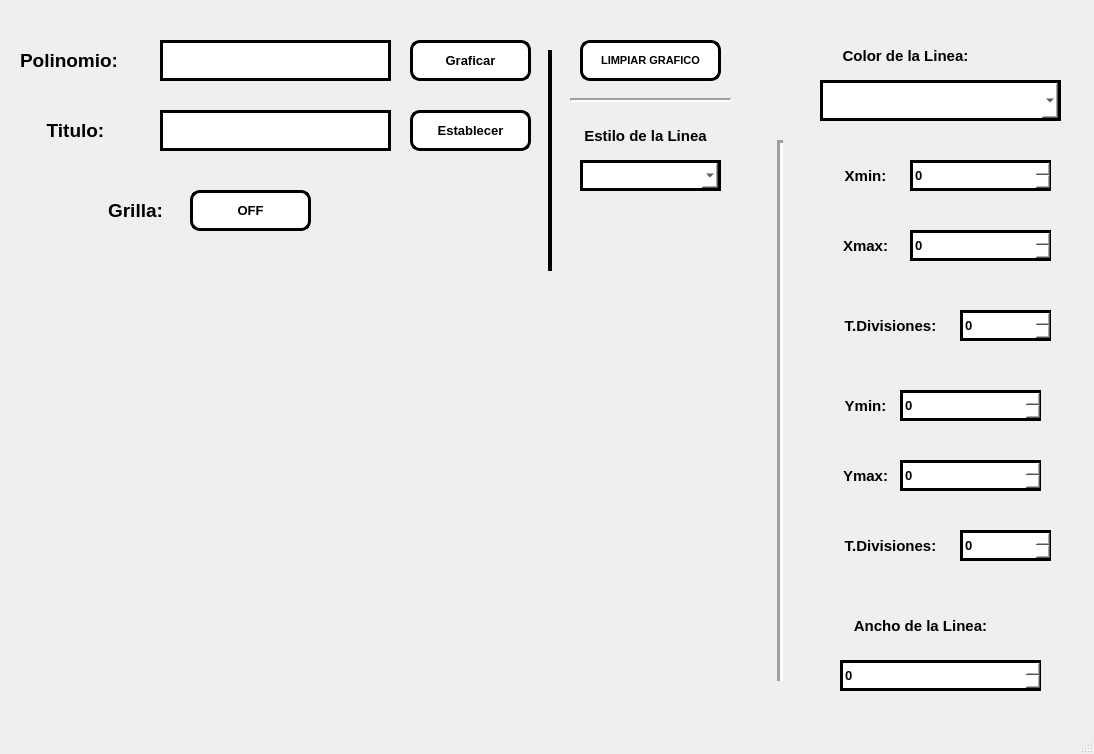
<?xml version="1.0" encoding="UTF-8"?>
<ui version="4.0">
 <class>MainWindow</class>
 <widget class="QMainWindow" name="MainWindow">
  <property name="geometry">
   <rect>
    <x>0</x>
    <y>0</y>
    <width>1094</width>
    <height>754</height>
   </rect>
  </property>
  <property name="windowTitle">
   <string>MainWindow</string>
  </property>
  <widget class="QWidget" name="centralwidget">
   <widget class="QWidget" name="verticalLayoutWidget">
    <property name="geometry">
     <rect>
      <x>40</x>
      <y>290</y>
      <width>681</width>
      <height>411</height>
     </rect>
    </property>
    <layout class="QVBoxLayout" name="verticalLayout"/>
   </widget>
   <widget class="QSpinBox" name="sp_Xmin">
    <property name="geometry">
     <rect>
      <x>910</x>
      <y>160</y>
      <width>141</width>
      <height>31</height>
     </rect>
    </property>
    <property name="font">
     <font>
      <pointsize>10</pointsize>
      <weight>75</weight>
      <bold>true</bold>
     </font>
    </property>
    <property name="styleSheet">
     <string notr="true">background-color: rgb(255, 255, 255);
border: 3px solid black</string>
    </property>
   </widget>
   <widget class="QComboBox" name="cb_ColorLinea">
    <property name="geometry">
     <rect>
      <x>820</x>
      <y>80</y>
      <width>241</width>
      <height>41</height>
     </rect>
    </property>
    <property name="font">
     <font>
      <pointsize>10</pointsize>
      <weight>75</weight>
      <bold>true</bold>
     </font>
    </property>
    <property name="styleSheet">
     <string notr="true">background-color: rgb(255, 255, 255);
border: 3px solid black</string>
    </property>
   </widget>
   <widget class="QComboBox" name="cb_estiloLinea">
    <property name="geometry">
     <rect>
      <x>580</x>
      <y>160</y>
      <width>141</width>
      <height>31</height>
     </rect>
    </property>
    <property name="font">
     <font>
      <pointsize>10</pointsize>
      <weight>75</weight>
      <bold>true</bold>
     </font>
    </property>
    <property name="styleSheet">
     <string notr="true">background-color: rgb(255, 255, 255);
border: 3px solid black</string>
    </property>
   </widget>
   <widget class="QLabel" name="label">
    <property name="geometry">
     <rect>
      <x>20</x>
      <y>50</y>
      <width>131</width>
      <height>21</height>
     </rect>
    </property>
    <property name="font">
     <font>
      <pointsize>14</pointsize>
      <weight>75</weight>
      <bold>true</bold>
     </font>
    </property>
    <property name="text">
     <string>Polinomio:</string>
    </property>
   </widget>
   <widget class="QLineEdit" name="txt_polinomio">
    <property name="geometry">
     <rect>
      <x>160</x>
      <y>40</y>
      <width>231</width>
      <height>41</height>
     </rect>
    </property>
    <property name="font">
     <font>
      <pointsize>10</pointsize>
      <weight>75</weight>
      <bold>true</bold>
     </font>
    </property>
    <property name="styleSheet">
     <string notr="true">background-color: rgb(255, 255, 255);
border: 3px solid black</string>
    </property>
    <property name="text">
     <string/>
    </property>
    <property name="alignment">
     <set>Qt::AlignCenter</set>
    </property>
   </widget>
   <widget class="QPushButton" name="btn_graficar">
    <property name="geometry">
     <rect>
      <x>410</x>
      <y>40</y>
      <width>121</width>
      <height>41</height>
     </rect>
    </property>
    <property name="font">
     <font>
      <pointsize>10</pointsize>
      <weight>75</weight>
      <bold>true</bold>
     </font>
    </property>
    <property name="styleSheet">
     <string notr="true">background-color: rgb(255, 255, 255);
border-radius: 10px;
border: 3px solid black</string>
    </property>
    <property name="text">
     <string>Graficar</string>
    </property>
   </widget>
   <widget class="QLabel" name="label_2">
    <property name="geometry">
     <rect>
      <x>10</x>
      <y>120</y>
      <width>131</width>
      <height>21</height>
     </rect>
    </property>
    <property name="font">
     <font>
      <pointsize>14</pointsize>
      <weight>75</weight>
      <bold>true</bold>
     </font>
    </property>
    <property name="text">
     <string>Titulo:</string>
    </property>
    <property name="alignment">
     <set>Qt::AlignCenter</set>
    </property>
   </widget>
   <widget class="QLineEdit" name="txt_titulo">
    <property name="geometry">
     <rect>
      <x>160</x>
      <y>110</y>
      <width>231</width>
      <height>41</height>
     </rect>
    </property>
    <property name="font">
     <font>
      <pointsize>10</pointsize>
      <weight>75</weight>
      <bold>true</bold>
     </font>
    </property>
    <property name="styleSheet">
     <string notr="true">background-color: rgb(255, 255, 255);
border: 3px solid black</string>
    </property>
    <property name="text">
     <string/>
    </property>
    <property name="alignment">
     <set>Qt::AlignCenter</set>
    </property>
   </widget>
   <widget class="QPushButton" name="btn_titulo">
    <property name="geometry">
     <rect>
      <x>410</x>
      <y>110</y>
      <width>121</width>
      <height>41</height>
     </rect>
    </property>
    <property name="font">
     <font>
      <pointsize>10</pointsize>
      <weight>75</weight>
      <bold>true</bold>
     </font>
    </property>
    <property name="styleSheet">
     <string notr="true">background-color: rgb(255, 255, 255);
border-radius: 10px;
border: 3px solid black</string>
    </property>
    <property name="text">
     <string>Establecer</string>
    </property>
   </widget>
   <widget class="QLabel" name="label_3">
    <property name="geometry">
     <rect>
      <x>70</x>
      <y>200</y>
      <width>131</width>
      <height>21</height>
     </rect>
    </property>
    <property name="font">
     <font>
      <pointsize>14</pointsize>
      <weight>75</weight>
      <bold>true</bold>
     </font>
    </property>
    <property name="text">
     <string>Grilla:</string>
    </property>
    <property name="alignment">
     <set>Qt::AlignCenter</set>
    </property>
   </widget>
   <widget class="QPushButton" name="btn_grilla">
    <property name="geometry">
     <rect>
      <x>190</x>
      <y>190</y>
      <width>121</width>
      <height>41</height>
     </rect>
    </property>
    <property name="font">
     <font>
      <pointsize>10</pointsize>
      <weight>75</weight>
      <bold>true</bold>
     </font>
    </property>
    <property name="styleSheet">
     <string notr="true">background-color: rgb(255, 255, 255);
border-radius: 10px;
border: 3px solid black</string>
    </property>
    <property name="text">
     <string>OFF</string>
    </property>
   </widget>
   <widget class="QPushButton" name="btn_limpiar">
    <property name="geometry">
     <rect>
      <x>580</x>
      <y>40</y>
      <width>141</width>
      <height>41</height>
     </rect>
    </property>
    <property name="font">
     <font>
      <pointsize>8</pointsize>
      <weight>75</weight>
      <bold>true</bold>
     </font>
    </property>
    <property name="styleSheet">
     <string notr="true">background-color: rgb(255, 255, 255);
border-radius: 10px;
border: 3px solid black</string>
    </property>
    <property name="text">
     <string>LIMPIAR GRAFICO</string>
    </property>
   </widget>
   <widget class="QLabel" name="label_4">
    <property name="geometry">
     <rect>
      <x>560</x>
      <y>120</y>
      <width>171</width>
      <height>31</height>
     </rect>
    </property>
    <property name="font">
     <font>
      <pointsize>11</pointsize>
      <weight>75</weight>
      <bold>true</bold>
     </font>
    </property>
    <property name="text">
     <string>Estilo de la Linea</string>
    </property>
    <property name="alignment">
     <set>Qt::AlignCenter</set>
    </property>
   </widget>
   <widget class="QLabel" name="label_5">
    <property name="geometry">
     <rect>
      <x>820</x>
      <y>40</y>
      <width>171</width>
      <height>31</height>
     </rect>
    </property>
    <property name="font">
     <font>
      <pointsize>11</pointsize>
      <weight>75</weight>
      <bold>true</bold>
     </font>
    </property>
    <property name="text">
     <string>Color de la Linea:</string>
    </property>
    <property name="alignment">
     <set>Qt::AlignCenter</set>
    </property>
   </widget>
   <widget class="Line" name="line">
    <property name="geometry">
     <rect>
      <x>540</x>
      <y>50</y>
      <width>21</width>
      <height>221</height>
     </rect>
    </property>
    <property name="font">
     <font>
      <weight>75</weight>
      <bold>true</bold>
     </font>
    </property>
    <property name="frameShadow">
     <enum>QFrame::Plain</enum>
    </property>
    <property name="lineWidth">
     <number>4</number>
    </property>
    <property name="midLineWidth">
     <number>0</number>
    </property>
    <property name="orientation">
     <enum>Qt::Vertical</enum>
    </property>
   </widget>
   <widget class="QLabel" name="label_6">
    <property name="geometry">
     <rect>
      <x>830</x>
      <y>160</y>
      <width>71</width>
      <height>31</height>
     </rect>
    </property>
    <property name="font">
     <font>
      <pointsize>11</pointsize>
      <weight>75</weight>
      <bold>true</bold>
     </font>
    </property>
    <property name="text">
     <string>Xmin:</string>
    </property>
    <property name="alignment">
     <set>Qt::AlignCenter</set>
    </property>
   </widget>
   <widget class="QLabel" name="label_7">
    <property name="geometry">
     <rect>
      <x>830</x>
      <y>230</y>
      <width>71</width>
      <height>31</height>
     </rect>
    </property>
    <property name="font">
     <font>
      <pointsize>11</pointsize>
      <weight>75</weight>
      <bold>true</bold>
     </font>
    </property>
    <property name="text">
     <string>Xmax:</string>
    </property>
    <property name="alignment">
     <set>Qt::AlignCenter</set>
    </property>
   </widget>
   <widget class="QSpinBox" name="sp_Xmax">
    <property name="geometry">
     <rect>
      <x>910</x>
      <y>230</y>
      <width>141</width>
      <height>31</height>
     </rect>
    </property>
    <property name="font">
     <font>
      <pointsize>10</pointsize>
      <weight>75</weight>
      <bold>true</bold>
     </font>
    </property>
    <property name="styleSheet">
     <string notr="true">background-color: rgb(255, 255, 255);
border: 3px solid black</string>
    </property>
   </widget>
   <widget class="QLabel" name="label_8">
    <property name="geometry">
     <rect>
      <x>830</x>
      <y>310</y>
      <width>121</width>
      <height>31</height>
     </rect>
    </property>
    <property name="font">
     <font>
      <pointsize>11</pointsize>
      <weight>75</weight>
      <bold>true</bold>
     </font>
    </property>
    <property name="text">
     <string>T.Divisiones:</string>
    </property>
    <property name="alignment">
     <set>Qt::AlignCenter</set>
    </property>
   </widget>
   <widget class="QSpinBox" name="sp_divisionesX">
    <property name="geometry">
     <rect>
      <x>960</x>
      <y>310</y>
      <width>91</width>
      <height>31</height>
     </rect>
    </property>
    <property name="font">
     <font>
      <pointsize>10</pointsize>
      <weight>75</weight>
      <bold>true</bold>
     </font>
    </property>
    <property name="styleSheet">
     <string notr="true">background-color: rgb(255, 255, 255);
border: 3px solid black</string>
    </property>
   </widget>
   <widget class="QLabel" name="label_9">
    <property name="geometry">
     <rect>
      <x>830</x>
      <y>390</y>
      <width>71</width>
      <height>31</height>
     </rect>
    </property>
    <property name="font">
     <font>
      <pointsize>11</pointsize>
      <weight>75</weight>
      <bold>true</bold>
     </font>
    </property>
    <property name="text">
     <string>Ymin:</string>
    </property>
    <property name="alignment">
     <set>Qt::AlignCenter</set>
    </property>
   </widget>
   <widget class="QSpinBox" name="sp_Ymin">
    <property name="geometry">
     <rect>
      <x>900</x>
      <y>390</y>
      <width>141</width>
      <height>31</height>
     </rect>
    </property>
    <property name="font">
     <font>
      <pointsize>10</pointsize>
      <weight>75</weight>
      <bold>true</bold>
     </font>
    </property>
    <property name="styleSheet">
     <string notr="true">background-color: rgb(255, 255, 255);
border: 3px solid black</string>
    </property>
   </widget>
   <widget class="QLabel" name="label_10">
    <property name="geometry">
     <rect>
      <x>830</x>
      <y>460</y>
      <width>71</width>
      <height>31</height>
     </rect>
    </property>
    <property name="font">
     <font>
      <pointsize>11</pointsize>
      <weight>75</weight>
      <bold>true</bold>
     </font>
    </property>
    <property name="text">
     <string>Ymax:</string>
    </property>
    <property name="alignment">
     <set>Qt::AlignCenter</set>
    </property>
   </widget>
   <widget class="QSpinBox" name="sp_Ymax">
    <property name="geometry">
     <rect>
      <x>900</x>
      <y>460</y>
      <width>141</width>
      <height>31</height>
     </rect>
    </property>
    <property name="font">
     <font>
      <pointsize>10</pointsize>
      <weight>75</weight>
      <bold>true</bold>
     </font>
    </property>
    <property name="styleSheet">
     <string notr="true">background-color: rgb(255, 255, 255);
border: 3px solid black</string>
    </property>
   </widget>
   <widget class="QSpinBox" name="sp_divisionesY">
    <property name="geometry">
     <rect>
      <x>960</x>
      <y>530</y>
      <width>91</width>
      <height>31</height>
     </rect>
    </property>
    <property name="font">
     <font>
      <pointsize>10</pointsize>
      <weight>75</weight>
      <bold>true</bold>
     </font>
    </property>
    <property name="styleSheet">
     <string notr="true">background-color: rgb(255, 255, 255);
border: 3px solid black</string>
    </property>
   </widget>
   <widget class="QLabel" name="label_11">
    <property name="geometry">
     <rect>
      <x>830</x>
      <y>530</y>
      <width>121</width>
      <height>31</height>
     </rect>
    </property>
    <property name="font">
     <font>
      <pointsize>11</pointsize>
      <weight>75</weight>
      <bold>true</bold>
     </font>
    </property>
    <property name="text">
     <string>T.Divisiones:</string>
    </property>
    <property name="alignment">
     <set>Qt::AlignCenter</set>
    </property>
   </widget>
   <widget class="QLabel" name="label_12">
    <property name="geometry">
     <rect>
      <x>830</x>
      <y>610</y>
      <width>181</width>
      <height>31</height>
     </rect>
    </property>
    <property name="font">
     <font>
      <pointsize>11</pointsize>
      <weight>75</weight>
      <bold>true</bold>
     </font>
    </property>
    <property name="text">
     <string>Ancho de la Linea:</string>
    </property>
    <property name="alignment">
     <set>Qt::AlignCenter</set>
    </property>
   </widget>
   <widget class="QSpinBox" name="sp_anchoLinea">
    <property name="geometry">
     <rect>
      <x>840</x>
      <y>660</y>
      <width>201</width>
      <height>31</height>
     </rect>
    </property>
    <property name="font">
     <font>
      <pointsize>10</pointsize>
      <weight>75</weight>
      <bold>true</bold>
     </font>
    </property>
    <property name="styleSheet">
     <string notr="true">background-color: rgb(255, 255, 255);
border: 3px solid black</string>
    </property>
   </widget>
   <widget class="Line" name="line_2">
    <property name="geometry">
     <rect>
      <x>770</x>
      <y>140</y>
      <width>21</width>
      <height>541</height>
     </rect>
    </property>
    <property name="font">
     <font>
      <weight>75</weight>
      <bold>true</bold>
     </font>
    </property>
    <property name="lineWidth">
     <number>3</number>
    </property>
    <property name="midLineWidth">
     <number>0</number>
    </property>
    <property name="orientation">
     <enum>Qt::Vertical</enum>
    </property>
   </widget>
   <widget class="Line" name="line_3">
    <property name="geometry">
     <rect>
      <x>570</x>
      <y>90</y>
      <width>161</width>
      <height>20</height>
     </rect>
    </property>
    <property name="lineWidth">
     <number>2</number>
    </property>
    <property name="orientation">
     <enum>Qt::Horizontal</enum>
    </property>
   </widget>
  </widget>
  <widget class="QMenuBar" name="menubar">
   <property name="geometry">
    <rect>
     <x>0</x>
     <y>0</y>
     <width>1094</width>
     <height>26</height>
    </rect>
   </property>
  </widget>
  <widget class="QStatusBar" name="statusbar"/>
 </widget>
 <resources>
  <include location="../../Archivos/Recursos.qrc"/>
 </resources>
 <connections/>
</ui>
